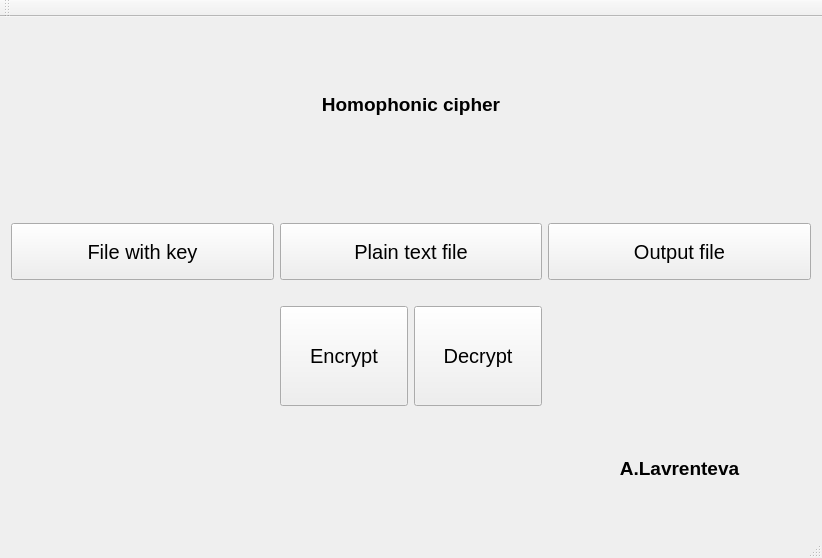
<?xml version="1.0" encoding="UTF-8"?>
<ui version="4.0">
 <class>MainWindow</class>
 <widget class="QMainWindow" name="MainWindow">
  <property name="geometry">
   <rect>
    <x>0</x>
    <y>0</y>
    <width>822</width>
    <height>558</height>
   </rect>
  </property>
  <property name="maximumSize">
   <size>
    <width>822</width>
    <height>558</height>
   </size>
  </property>
  <property name="windowTitle">
   <string>MainWindow</string>
  </property>
  <widget class="QWidget" name="centralWidget">
   <layout class="QGridLayout" name="gridLayout">
    <item row="0" column="0" colspan="3">
     <spacer name="horizontalSpacer_4">
      <property name="orientation">
       <enum>Qt::Horizontal</enum>
      </property>
      <property name="sizeHint" stdset="0">
       <size>
        <width>801</width>
        <height>20</height>
       </size>
      </property>
     </spacer>
    </item>
    <item row="1" column="1">
     <widget class="QLabel" name="sorokin_pidoras">
      <property name="text">
       <string>&lt;html&gt;&lt;head/&gt;&lt;body&gt;&lt;p align=&quot;center&quot;&gt;&lt;span style=&quot; font-size:14pt; font-weight:600;&quot;&gt;Homophonic cipher&lt;/span&gt;&lt;/p&gt;&lt;/body&gt;&lt;/html&gt;</string>
      </property>
     </widget>
    </item>
    <item row="2" column="0">
     <layout class="QVBoxLayout" name="verticalLayout_2">
      <item>
       <widget class="QLabel" name="keyFile">
        <property name="sizePolicy">
         <sizepolicy hsizetype="Minimum" vsizetype="Preferred">
          <horstretch>0</horstretch>
          <verstretch>0</verstretch>
         </sizepolicy>
        </property>
        <property name="minimumSize">
         <size>
          <width>100</width>
          <height>20</height>
         </size>
        </property>
        <property name="maximumSize">
         <size>
          <width>270</width>
          <height>50</height>
         </size>
        </property>
        <property name="text">
         <string/>
        </property>
       </widget>
      </item>
      <item>
       <widget class="QPushButton" name="keyButton">
        <property name="sizePolicy">
         <sizepolicy hsizetype="Minimum" vsizetype="Minimum">
          <horstretch>0</horstretch>
          <verstretch>0</verstretch>
         </sizepolicy>
        </property>
        <property name="minimumSize">
         <size>
          <width>100</width>
          <height>50</height>
         </size>
        </property>
        <property name="maximumSize">
         <size>
          <width>270</width>
          <height>100</height>
         </size>
        </property>
        <property name="font">
         <font>
          <pointsize>15</pointsize>
         </font>
        </property>
        <property name="text">
         <string>File with key</string>
        </property>
       </widget>
      </item>
     </layout>
    </item>
    <item row="2" column="1">
     <layout class="QVBoxLayout" name="verticalLayout">
      <item>
       <widget class="QLabel" name="plainFile">
        <property name="sizePolicy">
         <sizepolicy hsizetype="Minimum" vsizetype="Preferred">
          <horstretch>0</horstretch>
          <verstretch>0</verstretch>
         </sizepolicy>
        </property>
        <property name="minimumSize">
         <size>
          <width>100</width>
          <height>20</height>
         </size>
        </property>
        <property name="maximumSize">
         <size>
          <width>270</width>
          <height>50</height>
         </size>
        </property>
        <property name="text">
         <string/>
        </property>
       </widget>
      </item>
      <item>
       <widget class="QPushButton" name="plainButton">
        <property name="sizePolicy">
         <sizepolicy hsizetype="Minimum" vsizetype="Minimum">
          <horstretch>0</horstretch>
          <verstretch>0</verstretch>
         </sizepolicy>
        </property>
        <property name="minimumSize">
         <size>
          <width>100</width>
          <height>50</height>
         </size>
        </property>
        <property name="maximumSize">
         <size>
          <width>270</width>
          <height>100</height>
         </size>
        </property>
        <property name="font">
         <font>
          <pointsize>15</pointsize>
         </font>
        </property>
        <property name="text">
         <string>Plain text file</string>
        </property>
       </widget>
      </item>
     </layout>
    </item>
    <item row="2" column="2">
     <layout class="QVBoxLayout" name="verticalLayout_3">
      <item>
       <widget class="QLabel" name="outFile">
        <property name="sizePolicy">
         <sizepolicy hsizetype="Minimum" vsizetype="Preferred">
          <horstretch>0</horstretch>
          <verstretch>0</verstretch>
         </sizepolicy>
        </property>
        <property name="minimumSize">
         <size>
          <width>100</width>
          <height>20</height>
         </size>
        </property>
        <property name="maximumSize">
         <size>
          <width>270</width>
          <height>50</height>
         </size>
        </property>
        <property name="text">
         <string/>
        </property>
       </widget>
      </item>
      <item>
       <widget class="QPushButton" name="outputButton">
        <property name="sizePolicy">
         <sizepolicy hsizetype="Minimum" vsizetype="Minimum">
          <horstretch>0</horstretch>
          <verstretch>0</verstretch>
         </sizepolicy>
        </property>
        <property name="minimumSize">
         <size>
          <width>100</width>
          <height>50</height>
         </size>
        </property>
        <property name="maximumSize">
         <size>
          <width>270</width>
          <height>100</height>
         </size>
        </property>
        <property name="font">
         <font>
          <pointsize>15</pointsize>
         </font>
        </property>
        <property name="text">
         <string>Output file</string>
        </property>
       </widget>
      </item>
     </layout>
    </item>
    <item row="3" column="0" colspan="3">
     <spacer name="horizontalSpacer_5">
      <property name="orientation">
       <enum>Qt::Horizontal</enum>
      </property>
      <property name="sizeHint" stdset="0">
       <size>
        <width>801</width>
        <height>20</height>
       </size>
      </property>
     </spacer>
    </item>
    <item row="4" column="1">
     <layout class="QHBoxLayout" name="horizontalLayout">
      <item>
       <widget class="QPushButton" name="Encrypt">
        <property name="sizePolicy">
         <sizepolicy hsizetype="Minimum" vsizetype="Minimum">
          <horstretch>0</horstretch>
          <verstretch>0</verstretch>
         </sizepolicy>
        </property>
        <property name="minimumSize">
         <size>
          <width>0</width>
          <height>50</height>
         </size>
        </property>
        <property name="maximumSize">
         <size>
          <width>500</width>
          <height>100</height>
         </size>
        </property>
        <property name="font">
         <font>
          <pointsize>15</pointsize>
          <italic>false</italic>
         </font>
        </property>
        <property name="text">
         <string>Encrypt</string>
        </property>
       </widget>
      </item>
      <item>
       <widget class="QPushButton" name="Decrypt">
        <property name="sizePolicy">
         <sizepolicy hsizetype="Minimum" vsizetype="Minimum">
          <horstretch>0</horstretch>
          <verstretch>0</verstretch>
         </sizepolicy>
        </property>
        <property name="minimumSize">
         <size>
          <width>0</width>
          <height>50</height>
         </size>
        </property>
        <property name="maximumSize">
         <size>
          <width>500</width>
          <height>100</height>
         </size>
        </property>
        <property name="font">
         <font>
          <pointsize>15</pointsize>
         </font>
        </property>
        <property name="text">
         <string>Decrypt</string>
        </property>
       </widget>
      </item>
     </layout>
    </item>
    <item row="5" column="2">
     <widget class="QLabel" name="sorokin_hue">
      <property name="text">
       <string>&lt;html&gt;&lt;head/&gt;&lt;body&gt;&lt;p align=&quot;center&quot;&gt;&lt;span style=&quot; font-size:14pt; font-weight:600;&quot;&gt;A.Lavrenteva&lt;/span&gt;&lt;/p&gt;&lt;/body&gt;&lt;/html&gt;</string>
      </property>
     </widget>
    </item>
   </layout>
  </widget>
  <widget class="QToolBar" name="mainToolBar">
   <attribute name="toolBarArea">
    <enum>TopToolBarArea</enum>
   </attribute>
   <attribute name="toolBarBreak">
    <bool>false</bool>
   </attribute>
  </widget>
  <widget class="QStatusBar" name="statusBar"/>
  <widget class="QMenuBar" name="menuBar">
   <property name="geometry">
    <rect>
     <x>0</x>
     <y>0</y>
     <width>822</width>
     <height>20</height>
    </rect>
   </property>
  </widget>
 </widget>
 <layoutdefault spacing="6" margin="11"/>
 <resources/>
 <connections/>
</ui>
